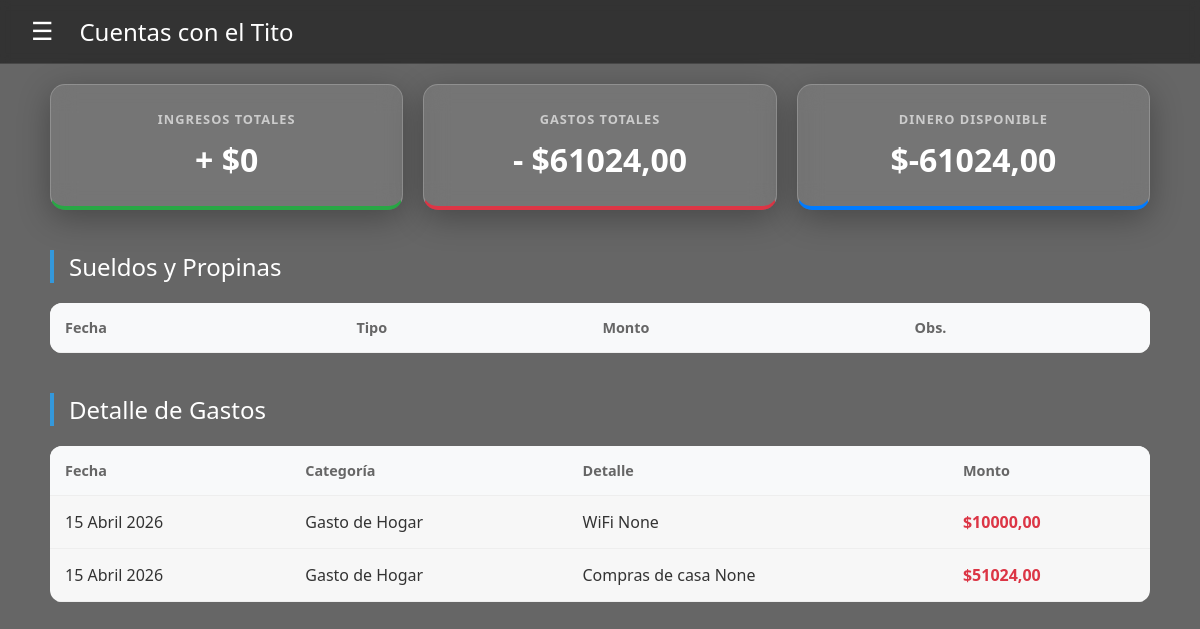
The page / on the database its author committed.
### gastos/models.py (models this page shows, shortened)
class Gasto(models.Model):
    TIPO_CHOICES = [
        ('hogar', 'Gasto de Hogar'),
        ('boludo', 'Gasto Boludo'),
        ('amigos', 'Salida con Amigos'),
        ('pareja', 'Salida con mi Pareja'),
    ]
    SUB_HOGAR_CHOICES = [
        ('alquiler', 'Alquiler'),
        ('wifi', 'WiFi'),
        ('luz', 'Luz'),
        ('gas', 'Gas'),
        ('agua', 'Agua'),
        ('expensas', 'Expensas'),
        ('compras_casa', 'Compras de casa'),
    ]
    SUB_BOLUDO_CHOICES = [
        ('golosinas', 'Golosinas'),
        ('gaseosas', 'Gaseosas'),
        ('cigarrillos', 'Cigarrillos'),
        ('galletitas', 'Galletitas'),
        ('plataformas', 'Plataformas Digitales'),
        ('boliche', 'Boliche'),
    ]
    TIPO_PLATAFORMA_CHOICES = [
        ('peliculas', 'Películas y Series'),
        ('musica', 'Música'),
        ('tv_deportes', 'TV en vivo y Deportes'),
        ('videojuegos', 'Videojuegos'),
    ]
    SERVICIO_CHOICES = [
        ('netflix', 'Netflix'), ('disney', 'Disney+'), ('max', 'Max'), ('prime', 'Amazon Prime Video'),
        ('paramount', 'Paramount+'), ('apple_tv', 'Apple TV+'), ('star', 'Star+'), ('claro', 'Claro Video'), ('mubi', 'MUBI'),
        ('spotify', 'Spotify'), ('apple_music', 'Apple Music'), ('yt_music', 'YouTube Music'), ('deezer', 'Deezer'),
        ('dgo', 'DGO'), ('flow', 'Flow'), ('tyc', 'TyC Sports Play'), ('basquet', 'Básquet Pass'), ('nba', 'NBA League Pass'),
        ('xbox', 'Xbox Game Pass'), ('ps_plus', 'PlayStation Plus'), ('nintendo', 'Nintendo Switch Online'),
    ]
    tipo = models.CharField(max_length=20, choices=TIPO_CHOICES, verbose_name="Categoría Principal")
    sub_hogar = models.CharField(max_length=20, choices=SUB_HOGAR_CHOICES, blank=True, null=True, verbose_name="Detalle Hogar")
    sub_boludo = models.CharField(max_length=20, choices=SUB_BOLUDO_CHOICES, blank=True, null=True, verbose_name="Detalle Gasto Boludo")
    tipo_plataforma = models.CharField(max_length=20, choices=TIPO_PLATAFORMA_CHOICES, blank=True, null=True, verbose_name="Tipo de Plataforma")
    servicio_especifico = models.CharField(max_length=25, choices=SERVICIO_CHOICES, blank=True, null=True, verbose_name="Servicio Específico")
    monto = models.DecimalField(max_digits=10, decimal_places=2, verbose_name="Monto ($)")
    fecha = models.DateField(verbose_name="Fecha del Gasto")
    descripcion = models.TextField(blank=True, null=True, verbose_name="Observaciones / Detalle")
    class Meta:
        verbose_name = "Gasto"
        verbose_name_plural = "Mis Gastos"

### gastos/views.py (the view)
# urls.py: path('', lista_gastos, name='lista_gastos'),
def lista_gastos(request):
    gastos = Gasto.objects.all().order_by('-fecha')
    ingresos = Ingreso.objects.all().order_by('-fecha')
    total_gastos = sum(g.monto for g in gastos)
    total_ingresos = sum(i.monto for i in ingresos)
    balance = total_ingresos - total_gastos
    context = {
        'gastos': gastos,
        'ingresos': ingresos,
        'total_gastos': total_gastos,
        'total_ingresos': total_ingresos,
        'balance': balance,
    }
    return render(request, 'gastos/lista.html', context)

### gastos/templates/gastos/lista.html (shortened to what this page needs)
{% load static %}
<!DOCTYPE html>
<html lang="es">
<head>
</head>
<body>
    <div class="top-navbar">
        <button class="openbtn" onclick="openNav()">&#9776;</button>
        <h2 style="margin: 0; border: none; padding: 0;">Cuentas con el Tito</h2>
    </div>
    <div class="container" id="main">
        <div class="balance-cards">
            <div class="card ingresos">
                <strong>Ingresos Totales</strong>
                <span>+ ${{ total_ingresos }}</span>
            </div>
            <div class="card gastos">
                <strong>Gastos Totales</strong>
                <span>- ${{ total_gastos }}</span>
            </div>
            <div class="card balance">
                <strong>Dinero Disponible</strong>
                <span>${{ balance }}</span>
            </div>
        </div>
        <h2>Sueldos y Propinas</h2>
        <div class="table-container">
            <table>
                <thead>
                    <tr>
                        <th>Fecha</th>
                        <th>Tipo</th>
                        <th>Monto</th>
                        <th>Obs.</th>
                    </tr>
                </thead>
            </table>
        </div>
        <h2>Detalle de Gastos</h2>
        <div class="table-container">
            <table>
                <thead>
                    <tr>
                        <th>Fecha</th>
                        <th>Categoría</th>
                        <th>Detalle</th>
                        <th>Monto</th>
                    </tr>
                </thead>
                <tbody>
                    {% for gasto in gastos %}
                    <tr>
                        <td>{{ gasto.fecha }}</td>
                        <td>{{ gasto.get_tipo_display }}</td>
                        <td>
                            {{ gasto.get_sub_hogar_display }}
                            {{ gasto.get_sub_boludo_display }}
                        </td>
                        <td style="color: #dc3545; font-weight: bold;">${{ gasto.monto }}</td>
                    </tr>
                    {% endfor %}
                </tbody>
            </table>
        </div>
    </div>
</body>
</html>
</body>
</html>

### rows shown on the page
Gasto: fecha "15 Abril 2026", tipo "Gasto de Hogar", sub_hogar "WiFi", sub_boludo "None", monto "10000,00"
Gasto: fecha "15 Abril 2026", tipo "Gasto de Hogar", sub_hogar "Compras de casa", sub_boludo "None", monto "51024,00"

### other values the page prints
{{ total_ingresos }} "0"
{{ total_gastos }} "61024,00"
{{ balance }} "-61024,00"
